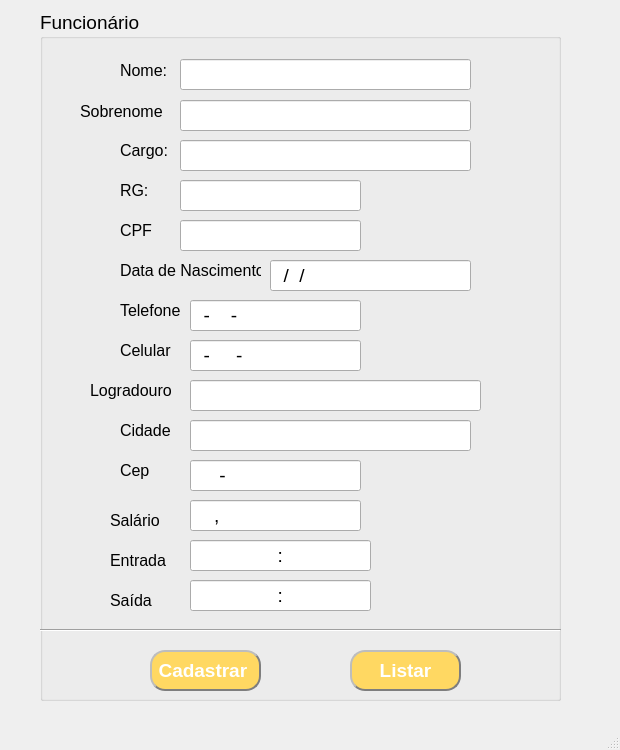
<?xml version="1.0" encoding="UTF-8"?>
<ui version="4.0">
 <class>MainWindow</class>
 <widget class="QMainWindow" name="MainWindow">
  <property name="geometry">
   <rect>
    <x>0</x>
    <y>0</y>
    <width>620</width>
    <height>750</height>
   </rect>
  </property>
  <property name="minimumSize">
   <size>
    <width>620</width>
    <height>750</height>
   </size>
  </property>
  <property name="maximumSize">
   <size>
    <width>620</width>
    <height>800</height>
   </size>
  </property>
  <property name="windowTitle">
   <string>FUNCIONARIOS</string>
  </property>
  <widget class="QWidget" name="centralwidget">
   <widget class="QGroupBox" name="groupBox">
    <property name="geometry">
     <rect>
      <x>40</x>
      <y>10</y>
      <width>521</width>
      <height>691</height>
     </rect>
    </property>
    <property name="font">
     <font>
      <pointsize>14</pointsize>
     </font>
    </property>
    <property name="title">
     <string>Funcionário </string>
    </property>
    <widget class="QLineEdit" name="txtNome">
     <property name="geometry">
      <rect>
       <x>140</x>
       <y>49</y>
       <width>291</width>
       <height>31</height>
      </rect>
     </property>
     <property name="maxLength">
      <number>45</number>
     </property>
    </widget>
    <widget class="QLineEdit" name="txtCargo">
     <property name="geometry">
      <rect>
       <x>140</x>
       <y>130</y>
       <width>291</width>
       <height>31</height>
      </rect>
     </property>
     <property name="maxLength">
      <number>25</number>
     </property>
    </widget>
    <widget class="QLabel" name="label">
     <property name="geometry">
      <rect>
       <x>80</x>
       <y>50</y>
       <width>51</width>
       <height>21</height>
      </rect>
     </property>
     <property name="font">
      <font>
       <pointsize>12</pointsize>
      </font>
     </property>
     <property name="text">
      <string>Nome:</string>
     </property>
    </widget>
    <widget class="QLabel" name="label_2">
     <property name="geometry">
      <rect>
       <x>80</x>
       <y>130</y>
       <width>51</width>
       <height>21</height>
      </rect>
     </property>
     <property name="font">
      <font>
       <pointsize>12</pointsize>
      </font>
     </property>
     <property name="text">
      <string>Cargo: </string>
     </property>
    </widget>
    <widget class="QLineEdit" name="txtRg">
     <property name="geometry">
      <rect>
       <x>140</x>
       <y>170</y>
       <width>181</width>
       <height>31</height>
      </rect>
     </property>
     <property name="inputMask">
      <string>############</string>
     </property>
     <property name="maxLength">
      <number>12</number>
     </property>
    </widget>
    <widget class="QLineEdit" name="txtCpf">
     <property name="geometry">
      <rect>
       <x>140</x>
       <y>210</y>
       <width>181</width>
       <height>31</height>
      </rect>
     </property>
     <property name="inputMask">
      <string>############</string>
     </property>
     <property name="maxLength">
      <number>12</number>
     </property>
    </widget>
    <widget class="QLineEdit" name="txtDataNascimento">
     <property name="geometry">
      <rect>
       <x>230</x>
       <y>250</y>
       <width>201</width>
       <height>31</height>
      </rect>
     </property>
     <property name="inputMask">
      <string>##/##/####</string>
     </property>
     <property name="text">
      <string>//</string>
     </property>
     <property name="maxLength">
      <number>10</number>
     </property>
     <property name="alignment">
      <set>Qt::AlignLeading|Qt::AlignLeft|Qt::AlignVCenter</set>
     </property>
    </widget>
    <widget class="QLineEdit" name="txtCelular">
     <property name="geometry">
      <rect>
       <x>150</x>
       <y>330</y>
       <width>171</width>
       <height>31</height>
      </rect>
     </property>
     <property name="inputMask">
      <string>##-#####-####</string>
     </property>
     <property name="maxLength">
      <number>13</number>
     </property>
    </widget>
    <widget class="QLineEdit" name="txtCidade">
     <property name="geometry">
      <rect>
       <x>150</x>
       <y>410</y>
       <width>281</width>
       <height>31</height>
      </rect>
     </property>
     <property name="maxLength">
      <number>25</number>
     </property>
    </widget>
    <widget class="QLineEdit" name="txtCep">
     <property name="geometry">
      <rect>
       <x>150</x>
       <y>450</y>
       <width>171</width>
       <height>31</height>
      </rect>
     </property>
     <property name="inputMask">
      <string>#####-###</string>
     </property>
    </widget>
    <widget class="QLabel" name="label_3">
     <property name="geometry">
      <rect>
       <x>80</x>
       <y>170</y>
       <width>51</width>
       <height>21</height>
      </rect>
     </property>
     <property name="font">
      <font>
       <pointsize>12</pointsize>
      </font>
     </property>
     <property name="text">
      <string>RG: </string>
     </property>
    </widget>
    <widget class="QLabel" name="label_5">
     <property name="geometry">
      <rect>
       <x>80</x>
       <y>210</y>
       <width>41</width>
       <height>21</height>
      </rect>
     </property>
     <property name="font">
      <font>
       <pointsize>12</pointsize>
      </font>
     </property>
     <property name="text">
      <string>CPF</string>
     </property>
    </widget>
    <widget class="QLabel" name="label_9">
     <property name="geometry">
      <rect>
       <x>80</x>
       <y>450</y>
       <width>51</width>
       <height>21</height>
      </rect>
     </property>
     <property name="font">
      <font>
       <pointsize>12</pointsize>
      </font>
     </property>
     <property name="text">
      <string>Cep</string>
     </property>
    </widget>
    <widget class="QLabel" name="label_10">
     <property name="geometry">
      <rect>
       <x>80</x>
       <y>410</y>
       <width>61</width>
       <height>21</height>
      </rect>
     </property>
     <property name="font">
      <font>
       <pointsize>12</pointsize>
      </font>
     </property>
     <property name="text">
      <string>Cidade </string>
     </property>
    </widget>
    <widget class="QLabel" name="label_8">
     <property name="geometry">
      <rect>
       <x>50</x>
       <y>370</y>
       <width>81</width>
       <height>21</height>
      </rect>
     </property>
     <property name="font">
      <font>
       <pointsize>12</pointsize>
      </font>
     </property>
     <property name="text">
      <string>Logradouro</string>
     </property>
    </widget>
    <widget class="QLabel" name="label_7">
     <property name="geometry">
      <rect>
       <x>80</x>
       <y>330</y>
       <width>61</width>
       <height>21</height>
      </rect>
     </property>
     <property name="font">
      <font>
       <pointsize>12</pointsize>
      </font>
     </property>
     <property name="text">
      <string>Celular</string>
     </property>
    </widget>
    <widget class="QLabel" name="label_6">
     <property name="geometry">
      <rect>
       <x>80</x>
       <y>290</y>
       <width>61</width>
       <height>21</height>
      </rect>
     </property>
     <property name="font">
      <font>
       <pointsize>12</pointsize>
      </font>
     </property>
     <property name="text">
      <string>Telefone</string>
     </property>
    </widget>
    <widget class="QLabel" name="label_4">
     <property name="geometry">
      <rect>
       <x>80</x>
       <y>250</y>
       <width>141</width>
       <height>21</height>
      </rect>
     </property>
     <property name="font">
      <font>
       <pointsize>12</pointsize>
      </font>
     </property>
     <property name="text">
      <string>Data de Nascimento </string>
     </property>
    </widget>
    <widget class="Line" name="line">
     <property name="geometry">
      <rect>
       <x>0</x>
       <y>580</y>
       <width>521</width>
       <height>81</height>
      </rect>
     </property>
     <property name="orientation">
      <enum>Qt::Horizontal</enum>
     </property>
    </widget>
    <widget class="QLineEdit" name="txtEntrada">
     <property name="geometry">
      <rect>
       <x>150</x>
       <y>530</y>
       <width>181</width>
       <height>31</height>
      </rect>
     </property>
     <property name="inputMask">
      <string>##:##</string>
     </property>
     <property name="maxLength">
      <number>5</number>
     </property>
     <property name="alignment">
      <set>Qt::AlignCenter</set>
     </property>
    </widget>
    <widget class="QLabel" name="label_11">
     <property name="geometry">
      <rect>
       <x>70</x>
       <y>500</y>
       <width>51</width>
       <height>21</height>
      </rect>
     </property>
     <property name="font">
      <font>
       <pointsize>12</pointsize>
      </font>
     </property>
     <property name="text">
      <string>Salário</string>
     </property>
    </widget>
    <widget class="QLabel" name="label_12">
     <property name="geometry">
      <rect>
       <x>70</x>
       <y>540</y>
       <width>61</width>
       <height>21</height>
      </rect>
     </property>
     <property name="font">
      <font>
       <pointsize>12</pointsize>
      </font>
     </property>
     <property name="text">
      <string>Entrada</string>
     </property>
    </widget>
    <widget class="QLabel" name="label_13">
     <property name="geometry">
      <rect>
       <x>70</x>
       <y>580</y>
       <width>61</width>
       <height>21</height>
      </rect>
     </property>
     <property name="font">
      <font>
       <pointsize>12</pointsize>
      </font>
     </property>
     <property name="text">
      <string>Saída</string>
     </property>
    </widget>
    <widget class="QPushButton" name="btnCadastrarfuncionario">
     <property name="geometry">
      <rect>
       <x>110</x>
       <y>640</y>
       <width>111</width>
       <height>41</height>
      </rect>
     </property>
     <property name="font">
      <font>
       <pointsize>14</pointsize>
       <weight>75</weight>
       <bold>true</bold>
      </font>
     </property>
     <property name="styleSheet">
      <string notr="true">color: rgb(255, 255, 255);
background-color: rgb(255, 216, 98);
border-style: outset;
border-width: 2px;
border-radius: 15px; 
border-color: rgb(126, 126, 126);</string>
     </property>
     <property name="text">
      <string>Cadastrar </string>
     </property>
    </widget>
    <widget class="QPushButton" name="btnListarfuncionarios">
     <property name="geometry">
      <rect>
       <x>310</x>
       <y>640</y>
       <width>111</width>
       <height>41</height>
      </rect>
     </property>
     <property name="font">
      <font>
       <pointsize>14</pointsize>
       <weight>75</weight>
       <bold>true</bold>
      </font>
     </property>
     <property name="styleSheet">
      <string notr="true">color: rgb(255, 255, 255);
background-color: rgb(255, 216, 98);
border-style: outset;
border-width: 2px;
border-radius: 15px; 
border-color: rgb(126, 126, 126);</string>
     </property>
     <property name="text">
      <string>Listar</string>
     </property>
    </widget>
    <widget class="QLineEdit" name="txtTelefone">
     <property name="geometry">
      <rect>
       <x>150</x>
       <y>290</y>
       <width>171</width>
       <height>31</height>
      </rect>
     </property>
     <property name="inputMask">
      <string>##-####-####</string>
     </property>
     <property name="maxLength">
      <number>12</number>
     </property>
    </widget>
    <widget class="QLineEdit" name="txtSalario">
     <property name="geometry">
      <rect>
       <x>150</x>
       <y>490</y>
       <width>171</width>
       <height>31</height>
      </rect>
     </property>
     <property name="inputMask">
      <string>####,##</string>
     </property>
    </widget>
    <widget class="QLineEdit" name="txtLogradouro">
     <property name="geometry">
      <rect>
       <x>150</x>
       <y>370</y>
       <width>291</width>
       <height>31</height>
      </rect>
     </property>
     <property name="maxLength">
      <number>25</number>
     </property>
    </widget>
    <widget class="QLineEdit" name="txtSaida">
     <property name="geometry">
      <rect>
       <x>150</x>
       <y>570</y>
       <width>181</width>
       <height>31</height>
      </rect>
     </property>
     <property name="inputMask">
      <string>##:##</string>
     </property>
     <property name="maxLength">
      <number>5</number>
     </property>
     <property name="alignment">
      <set>Qt::AlignCenter</set>
     </property>
    </widget>
    <widget class="QLineEdit" name="txtSobrenome">
     <property name="geometry">
      <rect>
       <x>140</x>
       <y>90</y>
       <width>291</width>
       <height>31</height>
      </rect>
     </property>
     <property name="maxLength">
      <number>45</number>
     </property>
    </widget>
    <widget class="QLabel" name="label_14">
     <property name="geometry">
      <rect>
       <x>40</x>
       <y>91</y>
       <width>91</width>
       <height>21</height>
      </rect>
     </property>
     <property name="font">
      <font>
       <pointsize>12</pointsize>
      </font>
     </property>
     <property name="text">
      <string>Sobrenome</string>
     </property>
    </widget>
   </widget>
  </widget>
  <widget class="QStatusBar" name="statusbar"/>
 </widget>
 <tabstops>
  <tabstop>txtNome</tabstop>
  <tabstop>txtSobrenome</tabstop>
  <tabstop>txtCargo</tabstop>
  <tabstop>txtRg</tabstop>
  <tabstop>txtCpf</tabstop>
  <tabstop>txtDataNascimento</tabstop>
  <tabstop>txtTelefone</tabstop>
  <tabstop>txtCelular</tabstop>
  <tabstop>txtLogradouro</tabstop>
  <tabstop>txtCidade</tabstop>
  <tabstop>txtCep</tabstop>
  <tabstop>txtSalario</tabstop>
  <tabstop>txtEntrada</tabstop>
  <tabstop>txtSaida</tabstop>
  <tabstop>btnCadastrarfuncionario</tabstop>
  <tabstop>btnListarfuncionarios</tabstop>
 </tabstops>
 <resources/>
 <connections/>
</ui>
